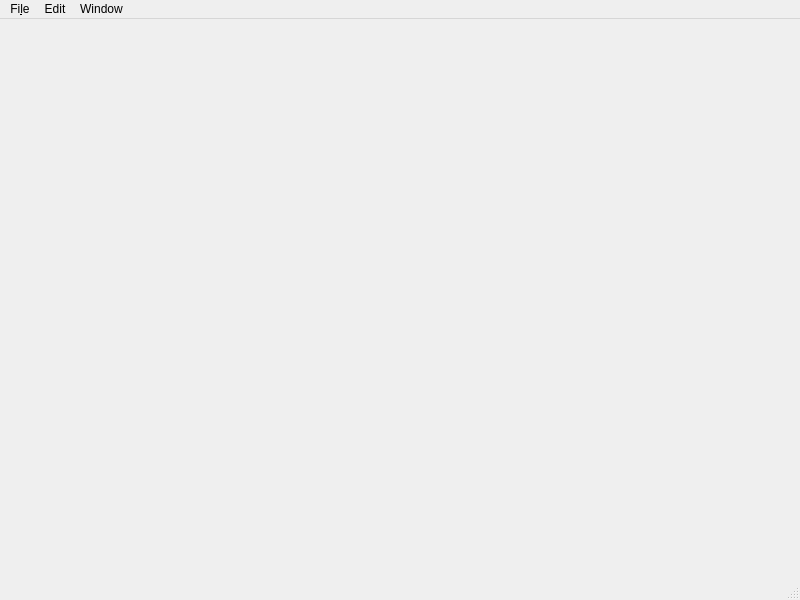
<?xml version="1.0" encoding="UTF-8"?>
<ui version="4.0">
 <class>QxrdAcquisitionWindow</class>
 <widget class="QMainWindow" name="QxrdAcquisitionWindow">
  <property name="geometry">
   <rect>
    <x>0</x>
    <y>0</y>
    <width>800</width>
    <height>600</height>
   </rect>
  </property>
  <property name="windowTitle">
   <string>MainWindow</string>
  </property>
  <widget class="QWidget" name="centralwidget"/>
  <widget class="QMenuBar" name="menubar">
   <property name="geometry">
    <rect>
     <x>0</x>
     <y>0</y>
     <width>800</width>
     <height>24</height>
    </rect>
   </property>
   <widget class="QMenu" name="m_FileMenu">
    <property name="title">
     <string>Fi&amp;le</string>
    </property>
   </widget>
   <widget class="QMenu" name="m_EditMenu">
    <property name="title">
     <string>Edit</string>
    </property>
   </widget>
   <widget class="QMenu" name="m_WindowMenu">
    <property name="title">
     <string>Window</string>
    </property>
   </widget>
   <addaction name="m_FileMenu"/>
   <addaction name="m_EditMenu"/>
   <addaction name="m_WindowMenu"/>
  </widget>
  <widget class="QStatusBar" name="statusbar"/>
 </widget>
 <resources/>
 <connections/>
</ui>
